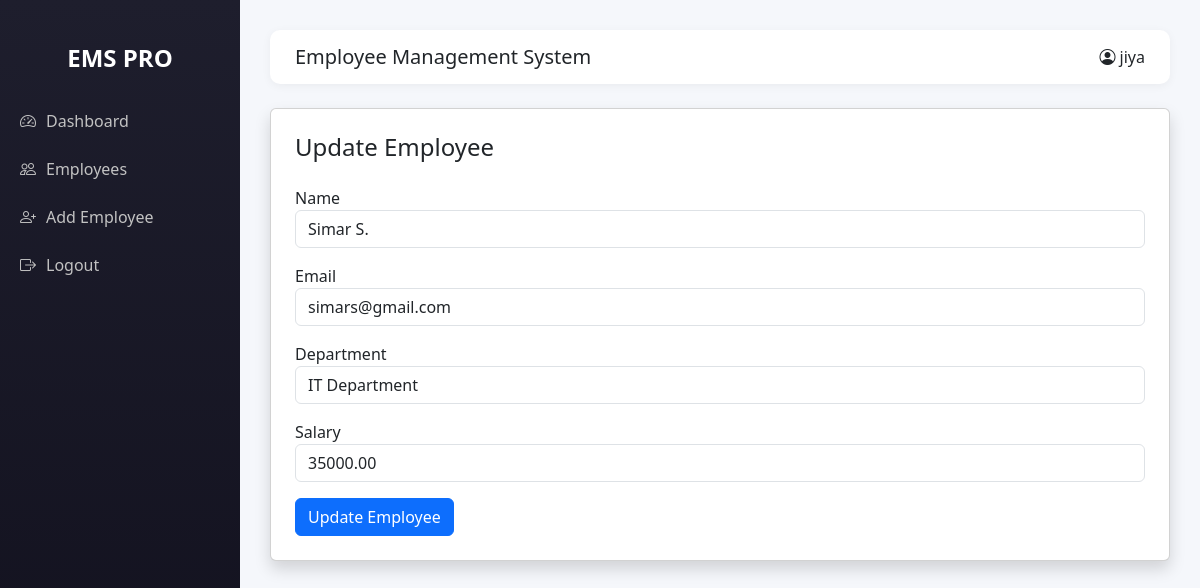
The app's page /update/3/ (signed in) with its own data.
### employee/models.py (models this page shows, shortened)
class Employee(models.Model):
    name = models.CharField(max_length=100)
    email = models.EmailField()
    salary = models.DecimalField(max_digits=10, decimal_places=2)
    department = models.CharField(max_length=100)
    created_at = models.DateTimeField(auto_now_add=True)

### employee/views.py (the view, shortened to what this page needs)
# urls.py: path('update/<int:id>/', views.update_employee, name='update_employee'),
@login_required
def update_employee(request, id):
    employee = Employee.objects.get(id=id)
    return render(request, 'employee/update_employee.html', {'employee': employee})

### employee/templates/employee/update_employee.html (shortened to what this page needs)
{% extends 'employee/base.html' %}
{% block content %}
<div class="card shadow p-4">
    <h4 class="mb-4">Update Employee</h4>
    <form method="POST">
        <div class="mb-3">
            <label>Name</label>
            <input type="text" name="name" value="{{ employee.name }}" class="form-control">
        </div>
        <div class="mb-3">
            <label>Email</label>
            <input type="email" name="email" value="{{ employee.email }}" class="form-control">
        </div>
        <div class="mb-3">
            <label>Department</label>
            <input type="text" name="department" value="{{ employee.department }}" class="form-control">
        </div>
        <div class="mb-3">
            <label>Salary</label>
            <input type="number" step="0.01" name="salary" value="{{ employee.salary }}" class="form-control">
        </div>
        <button type="submit" class="btn btn-primary">
            Update Employee
        </button>
    </form>
</div>
{% endblock %}

### employee/templates/employee/base.html (shortened to what this page needs)
<!DOCTYPE html>
<html lang="en">
<head>
    <link href="https://cdn.jsdelivr.net/npm/bootstrap@5.3.2/dist/css/bootstrap.min.css" rel="stylesheet">
    <link href="https://cdn.jsdelivr.net/npm/bootstrap-icons@1.11.1/font/bootstrap-icons.css" rel="stylesheet">
</head>
<body>
    <div class="sidebar">
        <br>
        <h4 class="text-center mb-4">EMS PRO</h4>
        <a href="{% url 'dashboard' %}"
            class="{% if request.resolver_match.url_name == 'dashboard' %}active{% endif %}">
            <i class="bi bi-speedometer2"></i> Dashboard
        </a>
        <a href="{% url 'index' %}" class="{% if request.resolver_match.url_name == 'index' %}active{% endif %}">
            <i class="bi bi-people"></i> Employees
        </a>
        <a href="{% url 'add_employee' %}"
            class="{% if request.resolver_match.url_name == 'add_employee' %}active{% endif %}">
            <i class="bi bi-person-plus"></i> Add Employee
        </a>
        <a href="{% url 'logout' %}" class="{% if request.resolver_match.url_name == 'logout' %}active{% endif %}">
            <i class="bi bi-box-arrow-right"></i> Logout
        </a>
    </div>
    <div class="content">
        <div class="topbar mb-4">
            <h5 class="mb-0">Employee Management System</h5>
            <div>
                <i class="bi bi-person-circle"></i> {{ request.user.username }}
            </div>
        </div>
        {% block content %}
        {% endblock %}
    </div>
</body>
</html>

### employee/templates/employee/base.html (style rules this page uses)
body { background-color: #f5f7fb; font-family: 'Segoe UI', sans-serif; }
.sidebar { height: 100vh; width: 240px; position: fixed; background: linear-gradient(180deg, #1e1e2d, #11101d); color: white; padding-top: 20px; }
.sidebar h4 { font-weight: 600; }
.sidebar a { display: flex; align-items: center; gap: 10px; padding: 12px 20px; color: #c2c2c2; text-decoration: none; transition: 0.3s; }
.content { margin-left: 240px; padding: 30px; }
.topbar { background: white; padding: 15px 25px; border-radius: 10px; box-shadow: 0 2px 10px rgba(0, 0, 0, 0.05); display: flex; justify-content: space-between; align-items: center; }

### records on screen
Employee: name "Simar S.", email "simars@gmail.com", department "IT Department", salary "35000.00"

### other values on screen
{{ request.user.username }} "jiya"
